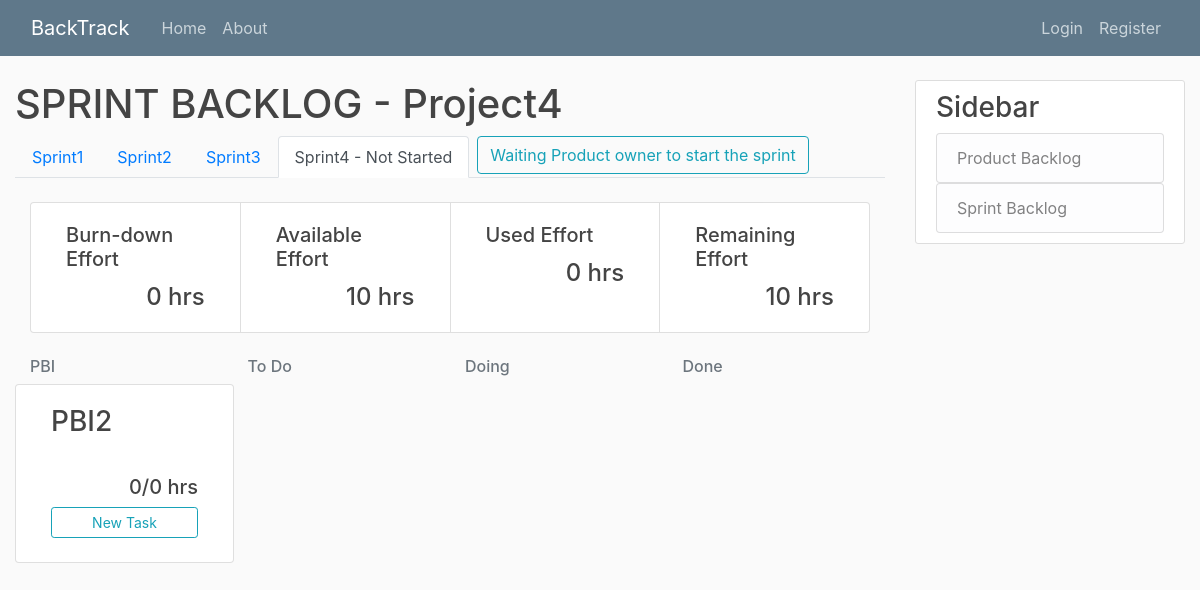
The app's page /project4-sprint_9/ with its own data.
### project/models.py (models this page shows, shortened)
class Project(models.Model):
	title = models.CharField(max_length=20, unique=True)
	details = models.TextField()
	slug = models.SlugField(unique=True, default="")

### sprintBacklog/models.py (models this page shows, shortened)
class Sprint(models.Model):
	title = models.CharField(max_length=20, default="Sprint")
	available_effort = models.IntegerField()
	start_date = models.DateField(blank=True, null=True)
	details = models.TextField(null=True)
	project = models.ForeignKey(Project, on_delete=models.CASCADE, blank=True, null=True, default=None)
	status_choice = [
		('Not Started', 'Not Started'),
		('Started', 'Started'),
		('Ended', 'Ended'),
	]
	status = models.CharField(
		max_length = 20,
		choices = status_choice,
		default ='Not Started',
	)
	def save(self, *args, **kwargs):
		number_of_sprint = Sprint.objects.filter(project=self.project).count()
		if Sprint.objects.filter(project=self.project).count() == None:
			number_of_sprint = 1
		else:
			number_of_sprint += 1
		if self not in Sprint.objects.filter(project=self.project):
			self.title = "Sprint" + str(number_of_sprint)
		super().save(*args, **kwargs)

### productBacklog/models.py (models this page shows, shortened)
class PBI(models.Model):
	priority = models.IntegerField()
	title = models.CharField(max_length=20)
	status_choice = [
		('To Do', 'To Do'),
		('Doing', 'Doing'),
		('Done', 'Done'),
		('Unfinished', 'Unfinished')
	]
	status = models.CharField(
		max_length = 20,
		choices = status_choice,
		default = 'To Do',
	)
	ESP = models.IntegerField("estimated story point")
	details = models.TextField()
	project = models.ForeignKey(Project, on_delete=models.CASCADE, blank=True, null=True, default=None)
	sprint = models.ManyToManyField(Sprint) # , blank=True, null=True, default=None)

### sprintBacklog/views.py (the view)
# urls.py: path('<int:sprint>/', SprintBacklogListView.as_view(), name='sprint-home'),
class SprintBacklogListView(ListView):
	model = Sprint
	template_name = 'sprintBacklog/home.html'
	context_object_name = 'sprint'
	def get_queryset(self):
		queryset = Sprint.objects.filter(project_id=self.project).order_by('pk')
		index = 1
		for s in queryset:
			s.title = "Sprint" + str(index)
			s.save()
			index += 1
		return self.sprint
	def dispatch(self, request, *args, **kwargs):
		self.project = get_object_or_404(Project, slug=kwargs['project'])
		self.sprint = Sprint.objects.get(pk=kwargs['sprint'])
		return super().dispatch(request, *args, **kwargs)
	def get_context_data(self, **kwargs):
		context = super().get_context_data(**kwargs)
		context['project'] = self.project
		context['all_sprint'] = Sprint.objects.filter(project=self.project).order_by('pk')
		context['PBI'] = PBI.objects.filter(project=self.project, status='To Do')
		context['lastSprintEnded'] = Sprint.objects.filter(project=self.project).order_by('pk').last().status == 'Ended'
		task = []
		total = 0
		completed = 0
		for p in PBI.objects.filter(sprint=self.sprint):
			todo = Task.objects.filter(sprint=self.sprint).filter(status='To Do').filter(PBI=p)
			doing = Task.objects.filter(sprint=self.sprint).filter(status='Doing').filter(PBI=p)
			done = Task.objects.filter(sprint=self.sprint).filter(status='Done').filter(PBI=p)
			todoE = todo.aggregate(Sum('effort')).get('effort__sum') if todo else 0
			doingE = doing.aggregate(Sum('effort')).get('effort__sum') if doing else 0
			doneE = done.aggregate(Sum('effort')).get('effort__sum') if done else 0
			total += doneE + doingE + todoE
			completed += doneE
			tmp = {"pbi": p,
					"todo": todo,
					"doing": doing,
					"done": done,
					"finish": doneE,
					"not_finish": doingE + todoE + doneE
					}
			task.append(tmp)
		stat = {"completed": completed,
				"available": self.sprint.available_effort,
				"used": total,
				"remaining": self.sprint.available_effort - total
				}
		context['stat'] = stat
		context['task'] = task
		return context

### templates/SprintBacklog/home.html (shortened to what this page needs)
{% extends "base.html" %}
{% block content %}
	<h1>SPRINT BACKLOG - {{ project.title }}</h1>
	<ul class="nav nav-tabs" align="right">
		{% for s in all_sprint %}
		<li class="nav-item">
			{% if s.pk == sprint.pk %}
				<a class="nav-link active" href="{% url 'sprintBacklog-detail' project.slug s.pk %}">{{ s.title }} - {{ sprint.status }}</a>
			{% else %}
				<a class="nav-link" href="{% url 'sprint-home' project.slug s.pk %}">{{ s.title }}</a>
			{% endif %}
		</li>
		{% endfor %}
		{% if sprint.status != 'Ended' %}
		<li class="nav-item">
			{% if sprint.status == 'Not Started' %}
				{%if user.position == '1'%}
					<form action="{% url 'sprintBacklog-start' project.slug sprint.pk%}"  method="POST">{% csrf_token %}
					<button class="btn btn-outline-info ml-2">Start Sprint</button>
					</form>
				{%else%}
					<a class="btn btn-outline-info ml-2" href="#">Waiting Product owner to start the sprint</a>
				{%endif%}
			{% elif sprint.status == 'Started' %}
				{%if user.position == '1'%}
					<form action="{% url 'sprintBacklog-end' project.slug sprint.pk%}"  method="POST">{% csrf_token %}
					<button class="btn btn-outline-info ml-2">End Sprint</button>
					</form>
				{%endif%}
			{% endif %}
		</li>
		{% endif %}
	</ul>
	<div class="container-fluid">
	<div class="card-group">
		<div class="col-sm card">
			<div class="card-body">
				<h5 class="card-title">Burn-down Effort</h5>
				<h4 class="card-text" style="text-align: right">{{ stat.completed }} hrs</h4>
			</div>
		</div>
		<div class="col-sm card">
			<div class="card-body">
				<h5 class="card-title">Available Effort</h5>
				<h4 class="card-text" style="text-align: right">{{ stat.available }} hrs</h4>
			</div>
		</div>
		<div class="col-sm card">
			<div class="card-body">
				<h5 class="card-title">Used Effort</h5>
				<h4 class="card-text" style="text-align: right">{{ stat.used }} hrs</h4>
			</div>
		</div>
		<div class="col-sm card">
			<div class="card-body">
				<h5 class="card-title">Remaining Effort</h5>
				<h4 class="card-text" style="text-align: right">{{ stat.remaining }} hrs</h4>
			</div>
		</div>
	</div>
	</div>
	<div class="container">
		<div class="row">
			<div class="col-md">
				<h6 class="text-muted">PBI</h6>
			</div>
			<div class="col-md">
				<h6 class="text-muted">To Do</h6>
			</div>
			<div class="col-md">
				<h6 class="text-muted">Doing</h6>
			</div>
			<div class="col-md">
				<h6 class="text-muted">Done</h6>
			</div>
		</div>
	</div>
	{% for t in task %}
	<div class="container">
		<div class="row">
			<div class="col-sm card">
				<div class="card-body d-flex flex-column">
					<a href="{% url 'productBacklog-detail' project.slug t.pbi.pk %}"><h3 class="card-title">{{ t.pbi.title }}</h3></a>
					<h5 class="card-text mt-auto" style="text-align: right">{{ t.finish }}/{{ t.not_finish }} hrs</h5>
					{% if sprint.status == "Not Started" %}
						{% if user.position != '2'%}
							<a href="{% url 'task-create' project.slug sprint.pk t.pbi.pk %}" class="btn btn-outline-info btn-sm mt-auto mb-1">New Task</a>
						{%endif%}
					{% endif %}
				</div>
			</div>
			<div class="col-md">
			</div>
			<div class="col-md">
			</div>
			<div class="col-md">
			</div>
		</div>
	</div>
	{% endfor %}
{% endblock content %}

### productBacklog/static/PBI/main.css (style rules this page uses)
body { background: #fafafa; color: #333333; margin-top: 5rem; }
h1, h2, h3, h4, h5, h6 { color: #444444; }
ul { margin: 0; }

### records on screen
Project: title "Project4"
Sprint: title "Sprint1"
Sprint: title "Sprint2"
Sprint: title "Sprint3"
Sprint: title "Sprint4", status "Not Started"
PBI: pbi "PBI2", finish "0", not_finish "0"

### other values on screen
{{ stat.completed }} "0"
{{ stat.available }} "10"
{{ stat.used }} "0"
{{ stat.remaining }} "10"
